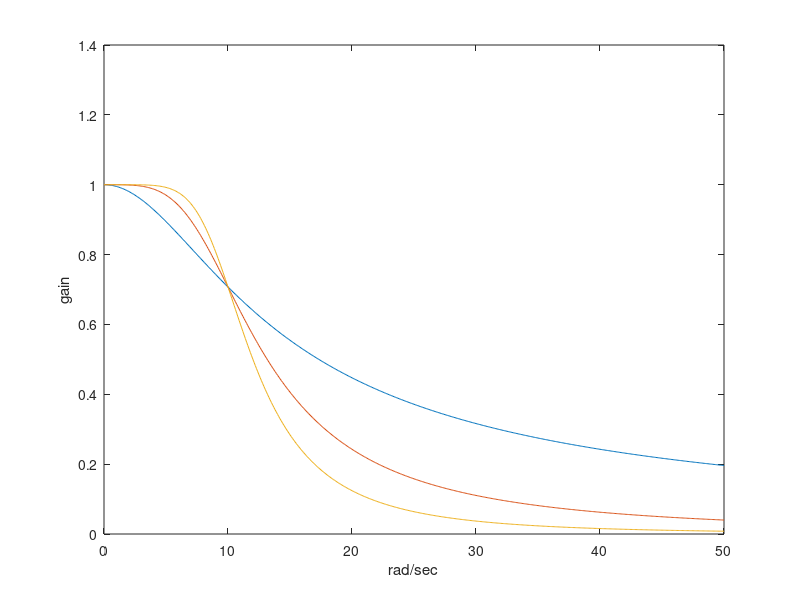
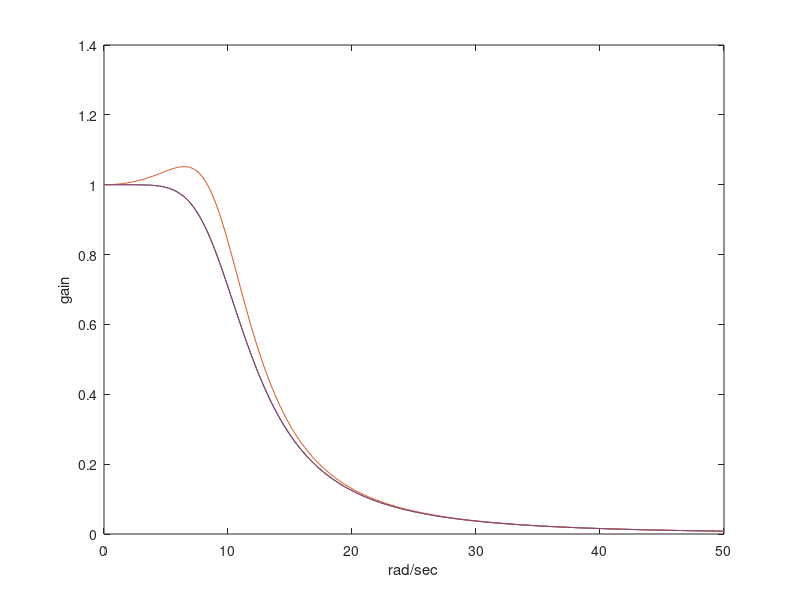

MATLAB code to generate these figures, in order:
figure(1)
w = [0:0.1:50]';
s = 1i * w;
G1 = 10 ./ (s+10);
G2 = 10^2 ./ ((s+10*exp(1i*pi()/4)).*(s+10*exp(-1i*pi()/4)));
G3 = 10^3 ./ ((s+10).*(s+10*exp(1i*pi()/3)).*(s+10*exp(-1i*pi()/3)));
plot(w, abs([G1,G2,G3]));
xlabel('rad/sec');
ylabel('gain');

figure(2)
angle = 65;
angle2 = 60;
G4 = 10^3 ./ ((s+10).*(s+10*exp(1i*pi()/180*angle)).*(s+10*exp(-1i*pi()/180*angle)));
G5 = 10^3 ./ ((s+10).*(s+10*exp(1i*pi()/180*angle2)).*(s+10*exp(-1i*pi()/180*angle2)));
G6 = 10^3 ./ ((s+10).*(s+10*exp(1i*pi()/180*60)).*(s+10*exp(-1i*pi()/180*60)));

plot(w, abs([G3,G4,G5,G6]));
xlabel('rad/sec');
ylabel('gain');
